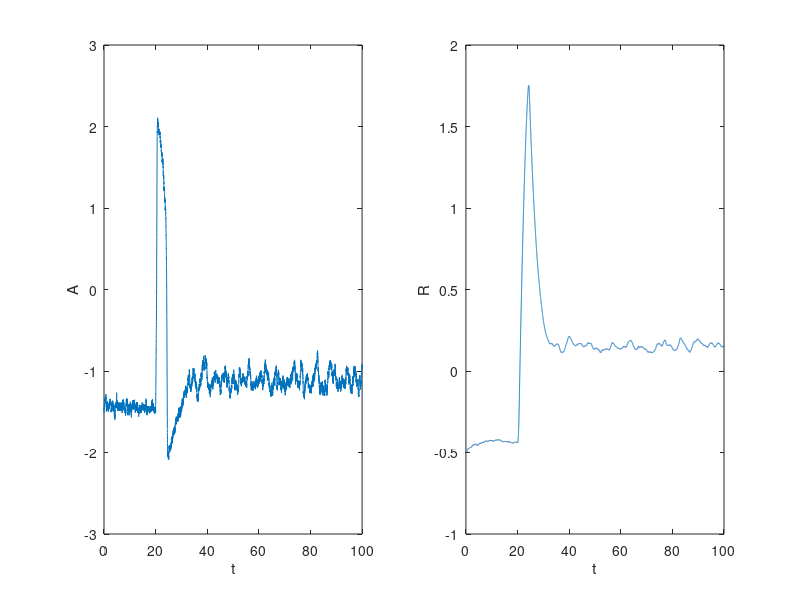
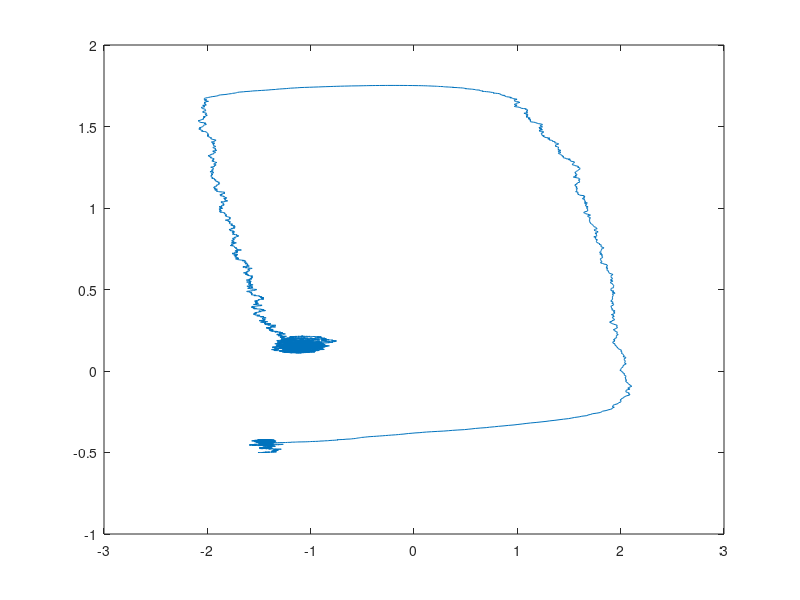

MATLAB code to generate these figures, in order:


clc; clear all; close all
e=0.1; %tauA/tauR; %epicylon
tauA=0.2;
tauR=tauA/e;
g=0.58; %gamma
c0=1.2;
sigma=0.15; %sigma
N=100; % number of cells in population simulations
a=0.058;
alpha0=800;
alpha_pde= 1000;
Kd= 1e-5;
S=1e6;
cAmp=10;


fA = @(t,pr,st) (pr(1)- pr(1)^3/3 - pr(2) +a*log(1 + st/Kd) )/tauA  ;            
fR= @(t,pr) (pr(1)-g*pr(2) + c0)/tauR;

dt=0.005;
t = 0:dt:100;                   % Time vector
                             

n = length(t);
A = zeros(1,n);
R = zeros(1,n);

A(1) =- 1.5; 
R(1) = -0.5;



rng('default')
r = sqrt(dt)*randn(1,n-1)';


for i = 1:n-1
    if(i<4000)
    A(i+1) = A(i)+fA(t(i),[A(i) R(i)],0)*dt+ sigma*r(i);
    else
    A(i+1) = A(i)+fA(t(i),[A(i) R(i)],cAmp)*dt+ sigma*r(i);
    end
    R(i+1) = R(i)+ fR(t(i),[A(i) R(i)])*dt/tauR;
end

subplot (121); plot(t,A)
ylabel('A')
xlabel('t')
subplot (122); plot(t,R)
ylabel('R')
xlabel('t')

figure(2)
plot(A,R)
